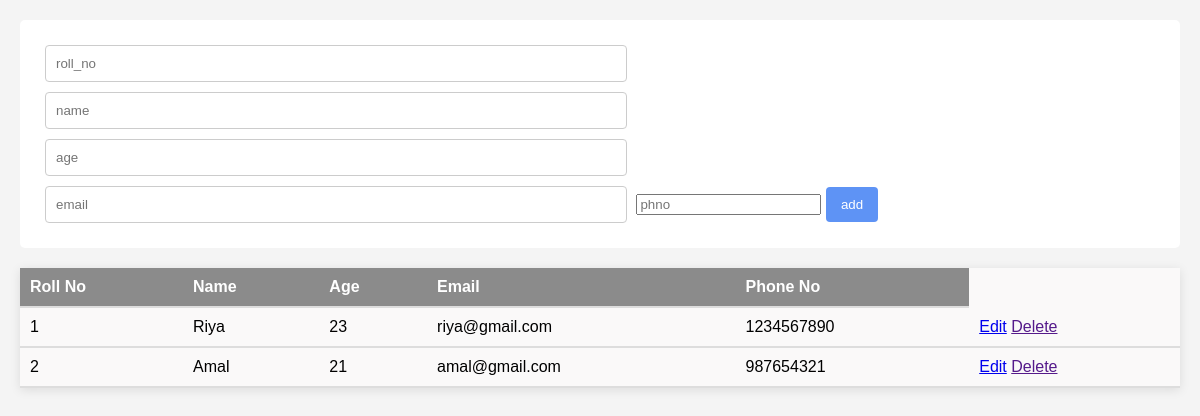
Page /x on the earlier database version.
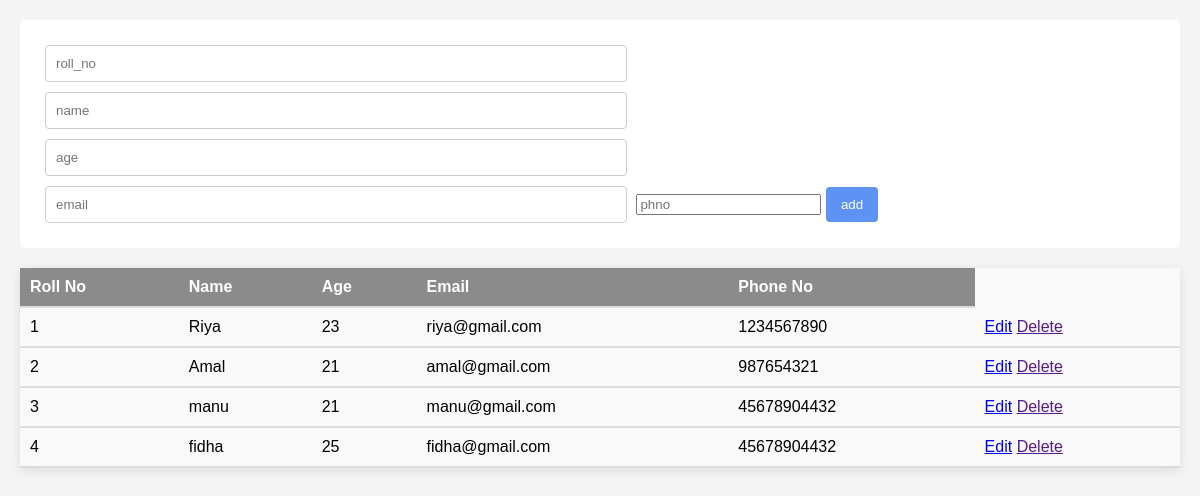
Same page on the later database version.
### app/models.py (models this page shows, shortened)
class Student(models.Model):
    roll_no=models.IntegerField()
    name=models.TextField()
    age=models.IntegerField()
    email=models.EmailField()
    phno=models.IntegerField()

### app/views.py (the view)
# urls.py: path('x',views.disp_std),
def disp_std(req):
    data=Student.objects.all()
    return render(req,'display_std.html',{'data':data})

### templates/display_std.html (shortened to what this page needs)
<!DOCTYPE html>
<html lang="en">
<head>
    {% load static %}
    <link rel="stylesheet" href="{% static '/css/style.css' %}">
</head>
<body>
    <form action="add_std" method="post">
        <input type="number" placeholder="roll_no" name="roll" >
        <input type="text" placeholder="name" name="name">
        <input type="number" placeholder="age" name="age">
        <input type="email" placeholder="email" name="email">
        <input type="tel" placeholder="phno" name="phno">
        <input type="submit" value="add">
    </form>
    <table>
        <tr>
            <th>Roll No</th>
            <th>Name</th>
            <th>Age</th>
            <th>Email</th>
            <th>Phone No</th>
        </tr>
        {% for std in data %}
        <tr>
            <td>{{std.roll_no}}</td>
            <td>{{std.name}}</td>
            <td>{{std.age}}</td>
            <td>{{std.email}}</td>
            <td>{{std.phno}}</td>
            <td>
                <a href="edit_std/{{std.pk}}">Edit</a>
                <a href="">Delete</a>
            </td>
        </tr>
        {% endfor %}
    </table>
</body>
</html>

### static/css/style.css (style rules this page uses)
body { font-family: Arial, sans-serif; background-color: #f4f4f4; margin: 0; padding: 20px; }
form { background: #fff; padding: 20px; border-radius: 5px; margin-bottom: 20px; }
input[type="text"],[type="number"],[type="email"] { width: 50%; padding: 10px; margin: 5px; border: 1px solid #ccc; border-radius: 4px; }
input[type="submit"] { background-color: #5e93f5; color: white; padding: 10px 15px; border: none; border-radius: 4px; cursor: pointer; top: 70%; }
table { width: 100%; border-collapse: collapse; margin-top: 20px; background: #faf9f9; box-shadow: 0 2px 10px rgba(0, 0, 0, 0.1); }
th, td { padding: 10px; text-align: left; border-bottom: 2px solid #ddd; }
th { background-color: #8b8b8b; color: white; }

Differences in the rows shown:
added Student: roll_no "3", name "manu", age "21", email "manu@gmail.com", phno "45678904432"
added Student: roll_no "4", name "fidha", age "25", email "fidha@gmail.com", phno "45678904432"
